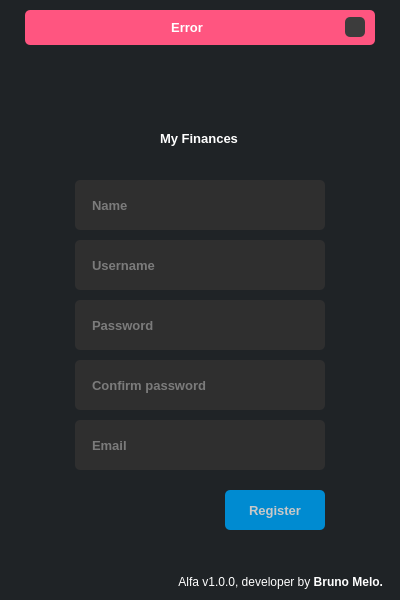
<?xml version="1.0" encoding="UTF-8"?>
<ui version="4.0">
 <class>MainWindow</class>
 <widget class="QMainWindow" name="MainWindow">
  <property name="geometry">
   <rect>
    <x>0</x>
    <y>0</y>
    <width>400</width>
    <height>600</height>
   </rect>
  </property>
  <property name="minimumSize">
   <size>
    <width>400</width>
    <height>600</height>
   </size>
  </property>
  <property name="maximumSize">
   <size>
    <width>400</width>
    <height>600</height>
   </size>
  </property>
  <property name="windowTitle">
   <string>Register</string>
  </property>
  <property name="styleSheet">
   <string notr="true">background-color: rgb(31, 35, 38);</string>
  </property>
  <widget class="QWidget" name="centralwidget">
   <widget class="QFrame" name="fr_top">
    <property name="geometry">
     <rect>
      <x>0</x>
      <y>0</y>
      <width>400</width>
      <height>45</height>
     </rect>
    </property>
    <property name="maximumSize">
     <size>
      <width>16777215</width>
      <height>45</height>
     </size>
    </property>
    <property name="styleSheet">
     <string notr="true"/>
    </property>
    <property name="frameShape">
     <enum>QFrame::NoFrame</enum>
    </property>
    <property name="frameShadow">
     <enum>QFrame::Raised</enum>
    </property>
    <layout class="QHBoxLayout" name="horizontalLayout">
     <property name="spacing">
      <number>0</number>
     </property>
     <property name="leftMargin">
      <number>0</number>
     </property>
     <property name="topMargin">
      <number>10</number>
     </property>
     <property name="rightMargin">
      <number>0</number>
     </property>
     <property name="bottomMargin">
      <number>0</number>
     </property>
     <item>
      <widget class="QFrame" name="fr_error_msg">
       <property name="maximumSize">
        <size>
         <width>350</width>
         <height>16777215</height>
        </size>
       </property>
       <property name="styleSheet">
        <string notr="true">background-color: rgb(255, 85, 128);
border-radius: 5px;</string>
       </property>
       <property name="frameShape">
        <enum>QFrame::NoFrame</enum>
       </property>
       <property name="frameShadow">
        <enum>QFrame::Raised</enum>
       </property>
       <layout class="QHBoxLayout" name="horizontalLayout_2">
        <property name="leftMargin">
         <number>10</number>
        </property>
        <property name="topMargin">
         <number>3</number>
        </property>
        <property name="rightMargin">
         <number>10</number>
        </property>
        <property name="bottomMargin">
         <number>3</number>
        </property>
        <item>
         <widget class="QLabel" name="lb_error_msg">
          <property name="font">
           <font>
            <pointsize>10</pointsize>
            <bold>true</bold>
           </font>
          </property>
          <property name="styleSheet">
           <string notr="true">color: rgb(255, 255, 255);</string>
          </property>
          <property name="text">
           <string>Error</string>
          </property>
          <property name="alignment">
           <set>Qt::AlignCenter</set>
          </property>
         </widget>
        </item>
        <item>
         <widget class="QPushButton" name="btn_close">
          <property name="maximumSize">
           <size>
            <width>20</width>
            <height>20</height>
           </size>
          </property>
          <property name="cursor">
           <cursorShape>PointingHandCursor</cursorShape>
          </property>
          <property name="styleSheet">
           <string notr="true">QPushButton{
	border-radius: 5px;
	background-image: url(:/close/cil-x.png);
	background-position: center;
	background-repeat: no-repeat;
	background-color: rgb(60, 60, 60);
}
QPushButton:hover{
	background-color: rgb(50,50,50);
}
QPushButton:pressed{
	background-color: rgb(35,35,35);
}</string>
          </property>
          <property name="text">
           <string/>
          </property>
          <property name="icon">
           <iconset>
            <normaloff>:/close/icons/cil-x.png</normaloff>:/close/icons/cil-x.png</iconset>
          </property>
         </widget>
        </item>
       </layout>
      </widget>
     </item>
    </layout>
   </widget>
   <widget class="QFrame" name="fr_content">
    <property name="geometry">
     <rect>
      <x>0</x>
      <y>45</y>
      <width>400</width>
      <height>520</height>
     </rect>
    </property>
    <property name="styleSheet">
     <string notr="true"/>
    </property>
    <property name="frameShape">
     <enum>QFrame::NoFrame</enum>
    </property>
    <property name="frameShadow">
     <enum>QFrame::Raised</enum>
    </property>
    <layout class="QHBoxLayout" name="horizontalLayout_4">
     <item>
      <widget class="QFrame" name="fr_register_area">
       <property name="maximumSize">
        <size>
         <width>350</width>
         <height>450</height>
        </size>
       </property>
       <property name="frameShape">
        <enum>QFrame::NoFrame</enum>
       </property>
       <property name="frameShadow">
        <enum>QFrame::Raised</enum>
       </property>
       <widget class="QLabel" name="lb_logo">
        <property name="geometry">
         <rect>
          <x>135</x>
          <y>50</y>
          <width>80</width>
          <height>17</height>
         </rect>
        </property>
        <property name="font">
         <font>
          <pointsize>10</pointsize>
          <bold>true</bold>
         </font>
        </property>
        <property name="styleSheet">
         <string notr="true">color: rgb(255, 255, 255);</string>
        </property>
        <property name="text">
         <string>My Finances</string>
        </property>
       </widget>
       <widget class="QLineEdit" name="ld_name">
        <property name="geometry">
         <rect>
          <x>50</x>
          <y>100</y>
          <width>250</width>
          <height>50</height>
         </rect>
        </property>
        <property name="font">
         <font>
          <pointsize>10</pointsize>
          <bold>true</bold>
         </font>
        </property>
        <property name="styleSheet">
         <string notr="true">QLineEdit{
	border-radius: 5px;
	padding: 15px;
	background-color: rgb(47, 47, 47);
	color: rgb(200,200,200);
}
QLineEdit:focus{
	border: 2px solid rgb(0, 122, 209);
	color: rgb(255,255,255);
}</string>
        </property>
        <property name="maxLength">
         <number>20</number>
        </property>
        <property name="placeholderText">
         <string>Name</string>
        </property>
       </widget>
       <widget class="QLineEdit" name="ld_username">
        <property name="geometry">
         <rect>
          <x>50</x>
          <y>160</y>
          <width>250</width>
          <height>50</height>
         </rect>
        </property>
        <property name="font">
         <font>
          <pointsize>10</pointsize>
          <bold>true</bold>
         </font>
        </property>
        <property name="styleSheet">
         <string notr="true">QLineEdit{
	border-radius: 5px;
	padding: 15px;
	background-color: rgb(47, 47, 47);
	color: rgb(200,200,200);
}
QLineEdit:focus{
	border: 2px solid rgb(0, 122, 209);
	color: rgb(255,255,255);
}</string>
        </property>
        <property name="maxLength">
         <number>20</number>
        </property>
        <property name="placeholderText">
         <string>Username</string>
        </property>
       </widget>
       <widget class="QLineEdit" name="ld_password">
        <property name="geometry">
         <rect>
          <x>50</x>
          <y>220</y>
          <width>250</width>
          <height>50</height>
         </rect>
        </property>
        <property name="font">
         <font>
          <pointsize>10</pointsize>
          <bold>true</bold>
         </font>
        </property>
        <property name="styleSheet">
         <string notr="true">QLineEdit{
	border-radius: 5px;
	padding: 15px;
	background-color: rgb(47, 47, 47);
	color: rgb(200,200,200);
}
QLineEdit:focus{
	border: 2px solid rgb(0, 122, 209);
	color: rgb(255,255,255);
}</string>
        </property>
        <property name="maxLength">
         <number>20</number>
        </property>
        <property name="echoMode">
         <enum>QLineEdit::Password</enum>
        </property>
        <property name="placeholderText">
         <string>Password</string>
        </property>
       </widget>
       <widget class="QLineEdit" name="ld_confirm_password">
        <property name="geometry">
         <rect>
          <x>50</x>
          <y>280</y>
          <width>250</width>
          <height>50</height>
         </rect>
        </property>
        <property name="font">
         <font>
          <pointsize>10</pointsize>
          <bold>true</bold>
         </font>
        </property>
        <property name="styleSheet">
         <string notr="true">QLineEdit{
	border-radius: 5px;
	padding: 15px;
	background-color: rgb(47, 47, 47);
	color: rgb(200,200,200);
}
QLineEdit:focus{
	border: 2px solid rgb(0, 122, 209);
	color: rgb(255,255,255);
}</string>
        </property>
        <property name="maxLength">
         <number>20</number>
        </property>
        <property name="echoMode">
         <enum>QLineEdit::Password</enum>
        </property>
        <property name="placeholderText">
         <string>Confirm password</string>
        </property>
       </widget>
       <widget class="QLineEdit" name="ld_email">
        <property name="geometry">
         <rect>
          <x>50</x>
          <y>340</y>
          <width>250</width>
          <height>50</height>
         </rect>
        </property>
        <property name="font">
         <font>
          <pointsize>10</pointsize>
          <bold>true</bold>
         </font>
        </property>
        <property name="styleSheet">
         <string notr="true">QLineEdit{
	border-radius: 5px;
	padding: 15px;
	background-color: rgb(47, 47, 47);
	color: rgb(200,200,200);
}
QLineEdit:focus{
	border: 2px solid rgb(0, 122, 209);
	color: rgb(255,255,255);
}</string>
        </property>
        <property name="maxLength">
         <number>40</number>
        </property>
        <property name="placeholderText">
         <string>Email</string>
        </property>
       </widget>
       <widget class="QPushButton" name="btn_register">
        <property name="geometry">
         <rect>
          <x>200</x>
          <y>410</y>
          <width>100</width>
          <height>40</height>
         </rect>
        </property>
        <property name="font">
         <font>
          <pointsize>10</pointsize>
          <bold>true</bold>
         </font>
        </property>
        <property name="cursor">
         <cursorShape>PointingHandCursor</cursorShape>
        </property>
        <property name="styleSheet">
         <string notr="true">QPushButton{
	border-radius: 5px;
	background-color: rgb(0, 139, 209);
	color: rgb(200,200,200);
}
QPushButton:hover{
	background-color: rgb(0, 130, 215);
}
QPushButton:pressed{
	background-color: rgb(0, 122, 209);
}</string>
        </property>
        <property name="text">
         <string>Register</string>
        </property>
       </widget>
       <widget class="QFrame" name="frame">
        <property name="geometry">
         <rect>
          <x>150</x>
          <y>0</y>
          <width>50</width>
          <height>50</height>
         </rect>
        </property>
        <property name="styleSheet">
         <string notr="true">background-image: url(:/logo/finance-menor.png);
background-position: center;
background-repeat: no-repeat;</string>
        </property>
        <property name="frameShape">
         <enum>QFrame::NoFrame</enum>
        </property>
        <property name="frameShadow">
         <enum>QFrame::Raised</enum>
        </property>
       </widget>
      </widget>
     </item>
    </layout>
   </widget>
   <widget class="QFrame" name="fr_button">
    <property name="geometry">
     <rect>
      <x>0</x>
      <y>565</y>
      <width>400</width>
      <height>35</height>
     </rect>
    </property>
    <property name="maximumSize">
     <size>
      <width>16777215</width>
      <height>35</height>
     </size>
    </property>
    <property name="styleSheet">
     <string notr="true"/>
    </property>
    <property name="frameShape">
     <enum>QFrame::NoFrame</enum>
    </property>
    <property name="frameShadow">
     <enum>QFrame::Raised</enum>
    </property>
    <layout class="QHBoxLayout" name="horizontalLayout_3">
     <item>
      <widget class="QLabel" name="lb_credits">
       <property name="styleSheet">
        <string notr="true">color: rgb(255, 255, 255);
padding-right: 5px;</string>
       </property>
       <property name="text">
        <string>&lt;html&gt;&lt;head/&gt;&lt;body&gt;&lt;p&gt;Alfa v1.0.0, developer by &lt;span style=&quot; font-weight:600;&quot;&gt;Bruno Melo.&lt;/span&gt;&lt;/p&gt;&lt;/body&gt;&lt;/html&gt;</string>
       </property>
       <property name="alignment">
        <set>Qt::AlignRight|Qt::AlignTrailing|Qt::AlignVCenter</set>
       </property>
      </widget>
     </item>
    </layout>
   </widget>
  </widget>
 </widget>
 <tabstops>
  <tabstop>ld_name</tabstop>
  <tabstop>ld_username</tabstop>
  <tabstop>ld_password</tabstop>
  <tabstop>ld_confirm_password</tabstop>
  <tabstop>ld_email</tabstop>
  <tabstop>btn_register</tabstop>
  <tabstop>btn_close</tabstop>
 </tabstops>
 <resources>
  <include location="../da61e26c/resources.qrc"/>
 </resources>
 <connections/>
</ui>
